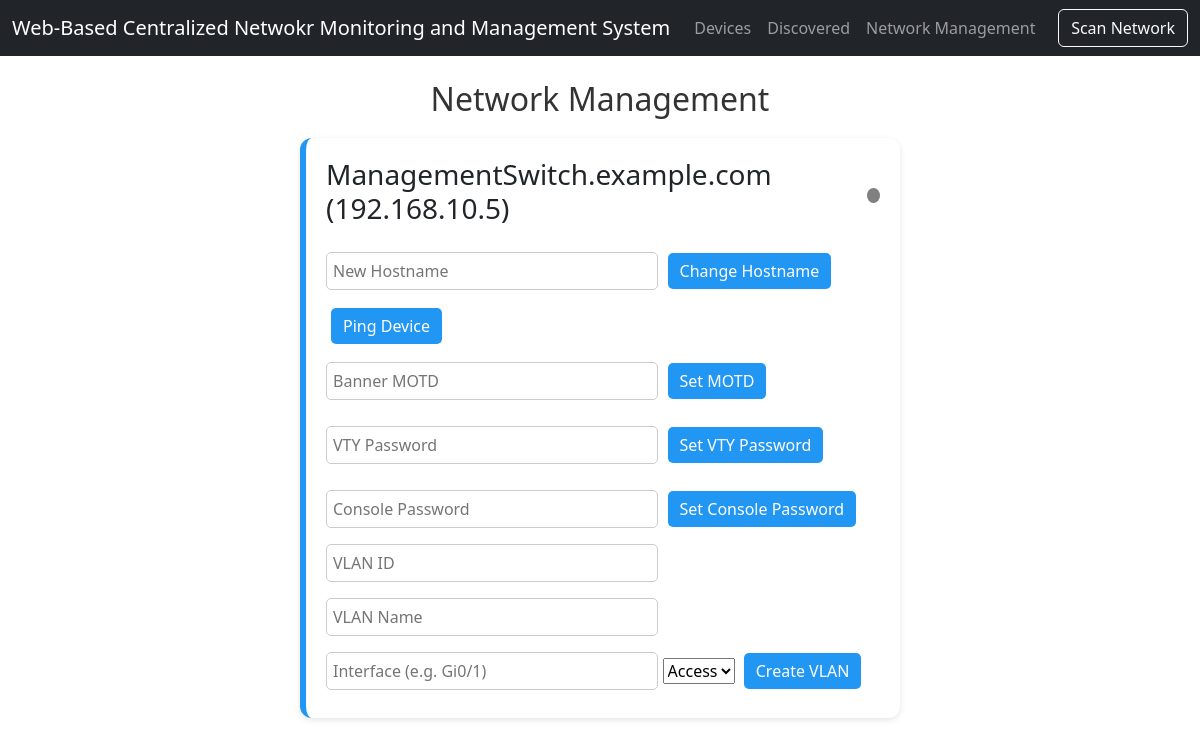
Page /networkmanagement/ on the earlier database version.
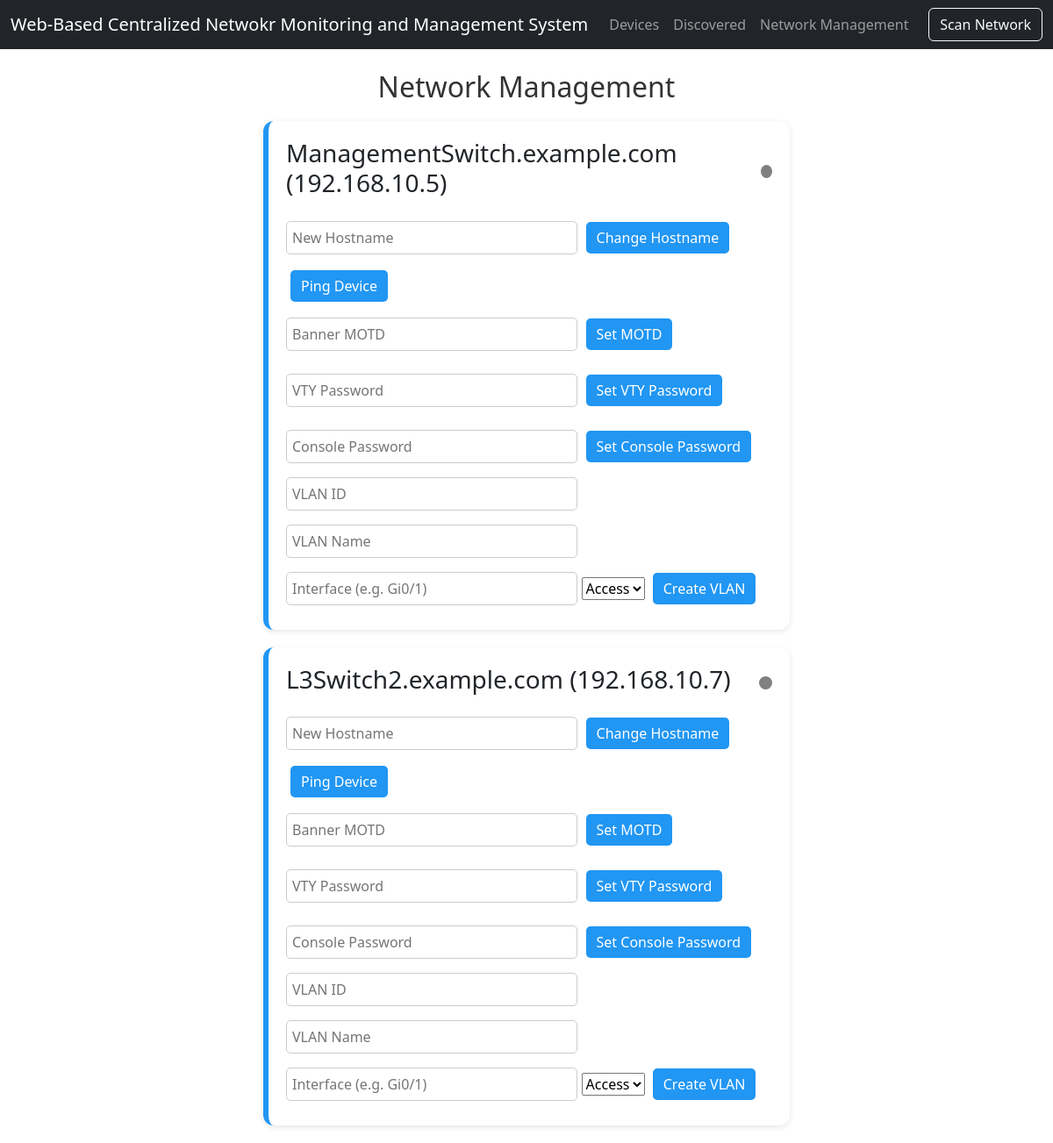
Same page on the later database version.
### dashboardapp/models.py (models this page shows, shortened)
class Device(models.Model):
    ip_address = models.GenericIPAddressField(protocol='IPv4', unique=True)
    hostname = models.CharField(max_length=100, blank=True)
    device_type = models.CharField(max_length=100, blank=True)
    vendor = models.CharField(max_length=100, blank=True)
    community = models.CharField(max_length=50, default='public', blank=True)
    contact = models.CharField(max_length=100, blank=True)
    location = models.CharField(max_length=100, blank=True)
    status = models.CharField(max_length=50, default='Unknown')
    last_seen = models.DateTimeField(default=now)

### networkmanagement/views.py (the view)
# urls.py: path('', views.network_management_home, name="network_home"),
def network_management_home(request):
    devices = Device.objects.all()
    return render(request, "networkmanagement/main.html", {"devices": devices})

### templates/networkmanagement/main.html (shortened to what this page needs)
{% extends '../base.html' %}
{% block content %}
  <h2>Network Management</h2>
  {% for device in devices %}
    <div class="device-card" id="card-{{ device.ip_address }}">
      <div class="device-header">
        <h3>{{ device.hostname }} ({{ device.ip_address }})</h3>
        <span class="status-dot" id="status-{{ device.ip_address }}" style="background-color: grey;"></span>
      </div>
      <div class="field-group">
        <input type="text" placeholder="New Hostname" id="hostname-{{ device.ip_address }}">
        <button onclick="changeHostname('{{ device.ip_address }}')">Change Hostname</button>
      </div>
      <div class="field-group">
        <button onclick="pingDevice('{{ device.ip_address }}')">Ping Device</button>
      </div>
      <div class="field-group">
        <input type="text" placeholder="Banner MOTD" id="motd-{{ device.ip_address }}">
        <button onclick="setMOTD('{{ device.ip_address }}')">Set MOTD</button>
      </div>
      <div class="field-group">
        <input type="text" placeholder="VTY Password" id="vty-{{ device.ip_address }}">
        <button onclick="setVTYPassword('{{ device.ip_address }}')">Set VTY Password</button>
      </div>
      <div class="field-group">
        <input type="text" placeholder="Console Password" id="console-{{ device.ip_address }}">
        <button onclick="setConsolePassword('{{ device.ip_address }}')">Set Console Password</button>
      </div>
      <div>
        <input type="text" placeholder="VLAN ID" id="vlan-id-{{ device.ip_address }}">
        <input type="text" placeholder="VLAN Name" id="vlan-name-{{ device.ip_address }}">
        <input type="text" placeholder="Interface (e.g. Gi0/1)" id="vlan-iface-{{ device.ip_address }}">
        <select id="vlan-mode-{{ device.ip_address }}">
        <option value="access">Access</option>
        </select>
        <button onclick="createVLAN('{{ device.ip_address }}')">Create VLAN</button>
      </div>
    </div>
  {% endfor %}
{% endblock %}

Differences in the rows shown:
added Device: hostname "L3Switch2.example.com", ip_address "192.168.10.7", ip_address "Access"
